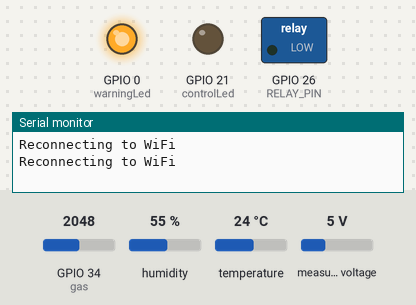
Recording of a sketch running on a simulated ESP32. Parts: switched loads named in the sketch (green lamp = pin HIGH), output pins drawn as LEDs (lit = HIGH), the last lines printed to the serial monitor. The inputs (shaded band) are chosen by the test bench; at power-on: GPIO 34 (gas) = 2048, humidity 55 %, temperature 24 °C, measured voltage 5 V. WiFi joins after 1.5 s; servers stay silent unless stated; no MQTT or app messages arrive unless stated.

Above: at 1.2 s.
1.3 s: GPIO 34 (gas) set to 1038
7.2 s: GPIO 34 (gas) set to 955
At 12.9 s:
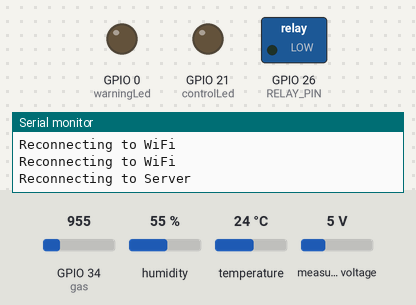
13.2 s: GPIO 34 (gas) set to 1040
At 14.5 s:
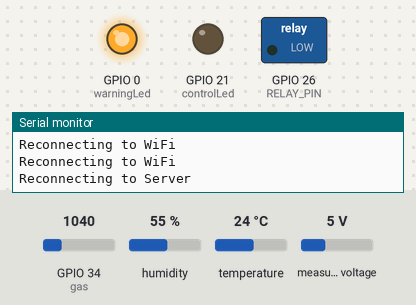
15.5 s: GPIO 34 (gas) set to 960
At 21.5 s:
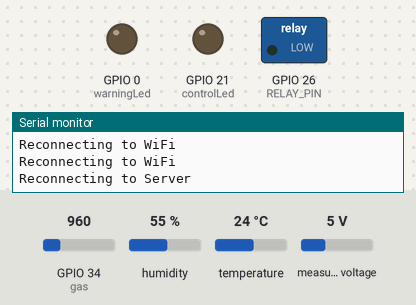
Timing chart, 0 to 22.5 s (numbered marks = the images above; inputs shaded):
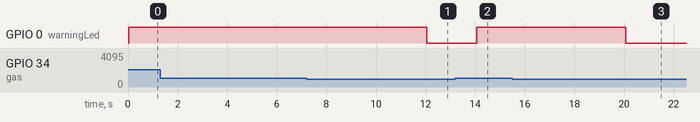

Measured:
- the behaviour switches between 1001 and 1000 on GPIO 34 (gas) (found by bisection; images 0 and 1)
- after the input at 7.2 s, GPIO 0 (warningLed): HIGH → LOW after 4.8 s
- after the input at 13.2 s, GPIO 0 (warningLed): LOW → HIGH after 0.87 s
- after the input at 15.5 s, GPIO 0 (warningLed): HIGH → LOW after 4.6 s

The sketch:

main.ino
```cpp
static const BaseType_t pro_cpu = 0;
static const BaseType_t app_cpu = 1;

#include <DHT.h>
#include <WiFi.h>
#include <ArduinoJson.h>
#include <PubSubClient.h>
#include <PZEM004Tv30.h>

WiFiClient esp32Client;
PubSubClient client(esp32Client);

#define warningLed 0
#define DHTPIN 4
#define DHTTYPE DHT22
#define gas 34
#define controlLed 21
#define RXD2 16
#define TXD2 17
#define RELAY_PIN 26

DHT dht(DHTPIN, DHTTYPE);

PZEM004Tv30 pzem(Serial2, RXD2, TXD2);

static const char* ssid = "The one";
static const char* pass = "Wataruwatari5";
static const char* mqtt_server = "192.168.100.246";
static const char* topic = "topic/test";

static TimerHandle_t turnoff_warningLed;

static SemaphoreHandle_t mutex1, mutex2;

static QueueHandle_t tempQ, humQ, gasQ, volQ;

static String jsonEx = "[{\"id\": \1, \"temp\": \0, \"hum\": \0, \"gas\": \0, \"voltage\": \0}]";

void turnOffLed(TimerHandle_t xTimer){
  digitalWrite(warningLed, LOW);
}

void dhtSensor(void *paramter){
  float temp, hum;
  while(1){
    if (xSemaphoreTake(mutex1, portMAX_DELAY)){
      temp = dht.readTemperature();
      hum = dht.readHumidity();

      xQueueSend(tempQ, &temp, 10);
      xQueueSend(humQ, &hum, 10);

      if (temp > 50 || hum < 20 ){
        xSemaphoreTake(mutex2, portMAX_DELAY);
        digitalWrite(warningLed, HIGH);
        xTimerStart(turnoff_warningLed, portMAX_DELAY);
        xSemaphoreGive(mutex2);
      }
      xSemaphoreGive(mutex1);
    }
    vTaskDelay(1000 / portTICK_PERIOD_MS);
  }
}

void mq2Sensor(void *parameter){
  int gasValue;
  while(1){
    if (xSemaphoreTake(mutex1, portMAX_DELAY)){
      gasValue = analogRead(gas);

      xQueueSend(gasQ, &gasValue, 10);
      //Serial.printf("\nGas: %d", gasValue);
      if (gasValue > 1000){
        xSemaphoreTake(mutex2, portMAX_DELAY);
        digitalWrite(warningLed, HIGH);

        xTimerStart(turnoff_warningLed, portMAX_DELAY);
        xSemaphoreGive(mutex2);
      }
      xSemaphoreGive(mutex1);
    }
    vTaskDelay(1000 / portTICK_PERIOD_MS);
  }
}

void voltage(void* parameter){
  float voltage = pzem.voltage();
  while(1){
    if (xSemaphoreTake(mutex1, portMAX_DELAY)){
      voltage = pzem.voltage();

      xQueueSend(volQ, &voltage, 10);

      if (voltage > 260){
        xSemaphoreTake(mutex2, portMAX_DELAY);
        digitalWrite(warningLed, HIGH);

        xTimerStart(turnoff_warningLed, portMAX_DELAY);
        xSemaphoreGive(mutex2);
      }
      xSemaphoreGive(mutex1);
    }
    vTaskDelay(1000 / portTICK_PERIOD_MS);
  }
}

void check_connection(){
  while(WiFi.status() != WL_CONNECTED){
      Serial.println("\nReconnecting to WiFi");
      WiFi.begin(ssid, pass);
      delay(1000);
  }

  while(!client.connected()){
    Serial.println("\nReconnecting to Server");
    if (client.connect("ESP32Client")){
      client.subscribe(topic);
      delay(1000);
    }
  }
}

void pubMQTT(void *parameter){
  float temp, hum, voltage;
  int gasValue;
  while(1){
    xQueueReceive(tempQ, &temp, 10);
    xQueueReceive(humQ, &hum, 10);
    xQueueReceive(gasQ, &gasValue, 10);
    xQueueReceive(volQ, &voltage, 10);

    StaticJsonDocument <200> json;
    deserializeJson(json, jsonEx);

    json[0]["id"] = 1;
    json[0]["temp"] = temp;
    json[0]["hum"] = hum;
    json[0]["gas"] = gasValue;
    json[0]["voltage"] = voltage;

    serializeJson(json, jsonEx);

    vTaskDelay(500 / portTICK_PERIOD_MS);

    client.publish(topic, jsonEx.c_str());
  }
}

void callback(char* topic, byte* payLoad, int length){
  String message = "";
  for (int i = 0 ; i < length; i ++){
    message += (char)payLoad[i];
  }
  StaticJsonDocument <512> json;
  deserializeJson(json, message);

  if (json[0]["ledState"] == "on"){
    digitalWrite(controlLed, HIGH);
  }
  else if (json[0]["ledState"] == "off"){
    digitalWrite(controlLed, LOW);
  }

  if (json[0]["lightState"] == "on"){
    digitalWrite(RELAY_PIN, HIGH);
  }
  else if (json[0]["lightState"] == "off"){
    digitalWrite(RELAY_PIN, LOW);
  }
}

void setup(){
  Serial.begin(115200);

  pinMode(warningLed, OUTPUT);
  pinMode(controlLed, OUTPUT);
  pinMode(RELAY_PIN, OUTPUT);
  dht.begin();

  Serial2.begin(9600, SERIAL_8N1, RXD2, TXD2);

  WiFi.begin(ssid, pass);
  client.setServer(mqtt_server, 1883);
  client.setCallback(callback);

  mutex1 = xSemaphoreCreateMutex();
  mutex2 = xSemaphoreCreateMutex();

  tempQ = xQueueCreate(5, sizeof(float));
  humQ = xQueueCreate(5, sizeof(float));
  gasQ = xQueueCreate(5, sizeof(int));
  volQ = xQueueCreate(5, sizeof(int));

  turnoff_warningLed = xTimerCreate(
    "Turn off led after 5 seconds",
    5000 / portTICK_PERIOD_MS,
    pdFALSE,
    (void *)0,
    turnOffLed
  );

  xTaskCreatePinnedToCore(
    dhtSensor, "dht sensor reader", 2048, NULL, 5, NULL, app_cpu
  );

  xTaskCreatePinnedToCore(
    mq2Sensor, "gas sensor reader", 2048, NULL, 5, NULL, app_cpu
  );

  xTaskCreatePinnedToCore(
    voltage, "voltage reader", 2048, NULL, 5, NULL, app_cpu
  );

  xTaskCreatePinnedToCore(
    pubMQTT, "publish MQTT data", 5000, NULL, 4, NULL, pro_cpu
  );
}

void loop(){
  check_connection();
  client.loop();
}
```
